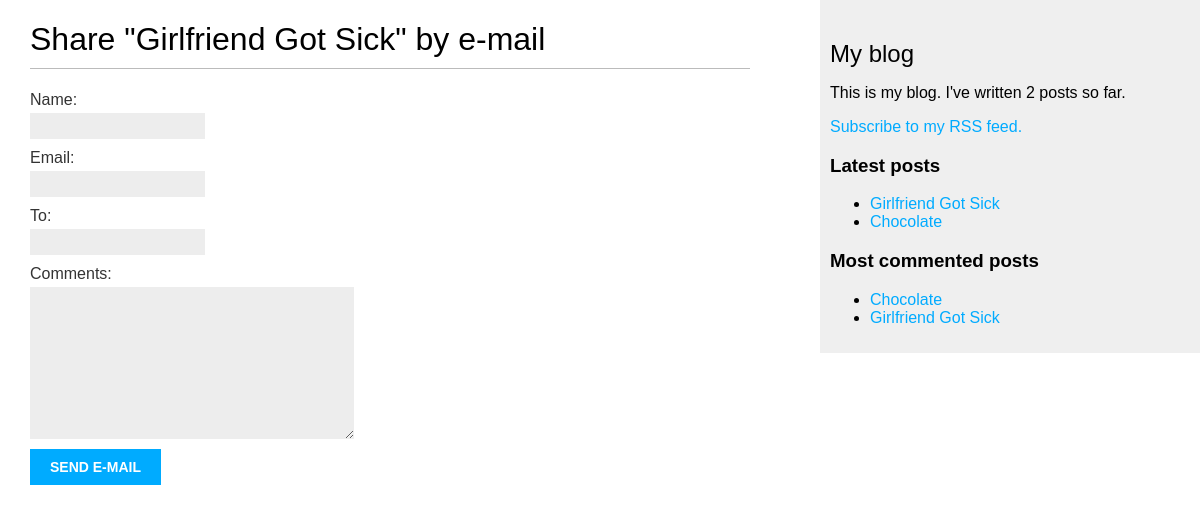
The app's page /blog_app/2/share/, older data.
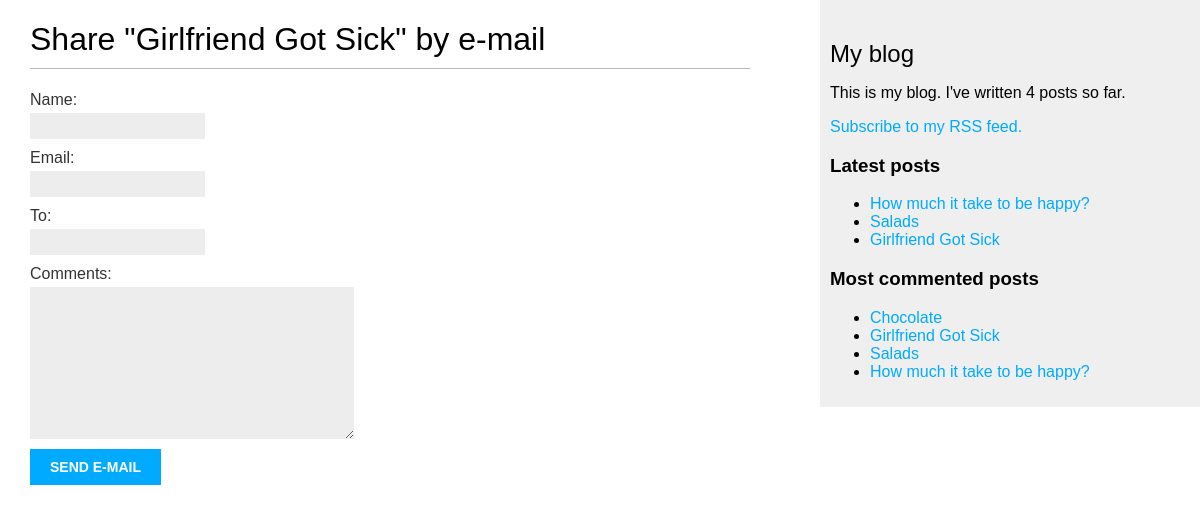
The same page, newer data.
### blog_app/models.py (models this page shows, shortened)
class Post(models.Model):
    class Status(models.TextChoices):
        DRAFT = ('DF', 'Draft')
        PUBLISHED = ('PB', 'Published')
    title = models.CharField(max_length=250)
    slug = models.SlugField(max_length=250, unique_for_date='publish')  # Слаг является уникальным для конкретной даты.
    author = models.ForeignKey(User, on_delete=models.CASCADE, related_name='blog_posts')
    body = models.TextField()
    publish = models.DateTimeField(default=timezone.now)
    created = models.DateTimeField(auto_now_add=True)
    updated = models.DateTimeField(auto_now=True)
    status = models.CharField(max_length=2, choices=Status.choices, default=Status.DRAFT)
    tags = TaggableManager()
    objects = models.Manager()
    published = PublishedManager()
    class Meta:
        ordering = ('-publish', )
        indexes = (
            models.Index(fields=['-publish']),
        )
    def get_absolute_url(self):
        return reverse('blog_app:post_detail',
                       args=[self.publish.year,
                             self.publish.month,
                             self.publish.day,
                             self.slug])

### blog_app/views.py (the view)
# urls.py: path('<int:post_id>/share/', views.post_share, name='post_share'),
def post_share(request, post_id):
    post = get_object_or_404(Post, id=post_id, status=Post.Status.PUBLISHED)
    sent = False
    if request.method == 'POST':
        form = EmailPostForm(request.POST)
        if form.is_valid():
            cd = form.cleaned_data
            post_url = request.build_absolute_uri(post.get_absolute_url())
            subject = f"{cd['name']} recommends you read {post.title}"
            message = f"Read {post.title} at {post_url}\n\n{cd['name']}'s comments: {cd['comments']}"
            send_mail(subject, message, 'dimaosipov00@gmail.com', [cd['to']])
            sent = True
    else:
        form = EmailPostForm()
    return render(request, 'blog_app/post/share.html', context={'post': post, 'form': form, 'sent': sent})

### blog_app/forms.py
class EmailPostForm(forms.Form):
    name = forms.CharField(max_length=25)
    email = forms.EmailField()
    to = forms.EmailField()
    comments = forms.CharField(widget=forms.Textarea, required=False)

### blog_app/models.py (called while the page is built)
    def get_queryset(self):
        return super().get_queryset().filter(status=Post.Status.PUBLISHED)

### blog_app/templatetags/blog_tags.py (called while the page is built)
@register.simple_tag
def total_posts():
    return Post.published.count()

@register.inclusion_tag('blog_app/post/latest_posts.html')
def show_latest_posts(count=5):
    latest_posts = Post.published.order_by('-publish')[:count]
    return {'latest_posts': latest_posts}

@register.simple_tag
def get_most_commented_posts(count=5):
    return Post.published.annotate(total_comments=Count('comments')).order_by('-total_comments')[:count]

### blog_app/templates/blog_app/post/share.html (shortened to what this page needs)
{% extends '../base.html' %}
{% block content %}
    {% if sent %}
        <h1>E-mail successfully sent</h1>
        <p>"{{ post.title }}" was successfully sent to {{ form.cleaned_data.to }}</p>
    {% else %}
        <h1>Share "{{ post.title }}" by e-mail</h1>
        <form method="post">
            {{ form.as_p }}
            <input type="submit" value="Send e-mail">
        </form>
    {% endif %}
{% endblock %}

### blog_app/templates/blog_app/base.html (shortened to what this page needs)
{% load blog_tags %}
{% load static %}
<!DOCTYPE html>
<html lang="en">
<head>
    <link href="{% static 'css/blog_app.css' %}" rel="stylesheet">
</head>
<body>
    <div id="content">
        {% block content %}
        {% endblock %}
    </div>
    <div id="sidebar">
        <h2>My blog</h2>
        <p>This is my blog. I've written {% total_posts %} posts so far.</p>
        <p><a href="{% url 'blog_app:post_feed' %}">Subscribe to my RSS feed.</a></p>
        <h3>Latest posts</h3>
        {% show_latest_posts 3 %}
        <h3>Most commented posts</h3>
        {% get_most_commented_posts as most_commented_posts %}
        <ul>
            {% for post in most_commented_posts %}
                <li><a href="{{ post.get_absolute_url }}">{{ post.title }}</a></li>
            {% endfor %}
        </ul>
    </div>
</body>
</html>

### blog_app/templates/blog_app/post/latest_posts.html
<ul>
    {% for post in latest_posts %}
        <li><a href="{{ post.get_absolute_url }}">{{ post.title }}</a></li>
    {% endfor %}
</ul>

Row changes from the older to the newer data that the page shows:
no longer on one of the page's lists (row unchanged): Post: title "Chocolate"
added Post: title "How much it take to be happy?"
added Post: title "Salads"
Text that changed along with them:
text no longer shown: "2"
text now shown: "4"
